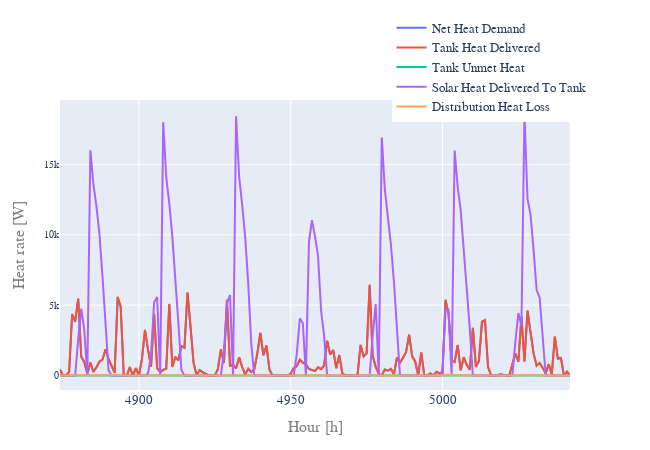

The cell this chart's notebook holds for it:
### Code cell
# first_hour = 4897
# last_hour = 4897 + 5*24

print('month, day, hour:\nData starts at', ts_res_com_new_cold.loc[first_hour, ['month','day', 'hour']].transpose().values, 'and ends at',
ts_res_com_new_cold.loc[last_hour, ['month','day', 'hour']].transpose().values)

# title = 'Community SWH New, Climate Zone ' + str(int(cold_cz))

fig = Plot(data_headers = [r['q_dem'], r['q_del_tank'],r['q_unmet_tank'],r['q_del_sol'],r['q_dist_loss']], \
                 outpath = '', save_image = False, title = '', 
                 label_h = 'Hour [h]', label_v = 'Heat rate [W]',\
                 legend = True, duration_curve = False, margin_l = m_l, margin_b = m_b,\
                 notebook_mode = True, width = w, height = h, fontsize = f, legend_x = 0.65, legend_y = 1.3).\
            series(ts_res_com_new_cold.loc[first_hour + 1 : last_hour + 1,\
                [r['q_dem'], r['q_del_tank'],r['q_unmet_tank'],r['q_del_sol'],r['q_dist_loss']]], \
                 outfile = '', modes = 'lines')

### Figure 1 — Plotly figure (JSON) as saved in the notebook; plotly's stock layout.template omitted (floating-point values rounded to 4 significant figures; data arrays with more than 128 entries replaced by an {"elided": "..."} marker saying what was removed)
{"data": [{"mode": "lines", "name": "Net Heat Demand", "type": "scatter", "x": {"elided": "169 int values"}, "y": {"elided": "169 float values"}}, {"mode": "lines", "name": "Tank Heat Delivered", "type": "scatter", "x": {"elided": "169 int values"}, "y": {"elided": "169 float values"}}, {"mode": "lines", "name": "Tank Unmet Heat", "type": "scatter", "x": {"elided": "169 int values"}, "y": {"elided": "169 int values"}}, {"mode": "lines", "name": "Solar Heat Delivered To Tank", "type": "scatter", "x": {"elided": "169 int values"}, "y": {"elided": "169 float values"}}, {"mode": "lines", "name": "Distribution Heat Loss", "type": "scatter", "x": {"elided": "169 int values"}, "y": {"elided": "169 float values"}}], "layout": {"font": {"family": "arial", "size": 16}, "height": 450, "legend": {"font": {"family": "arial", "size": 12.8}, "x": 0.65, "y": 1.3}, "margin": {"b": 60, "l": 60}, "showlegend": true, "title": {"font": {"family": "arial", "size": 16}, "text": ""}, "width": 650, "xaxis": {"tickfont": {"size": 12.8}, "title": {"font": {"color": "#7f7f7f", "size": 16}, "text": "Hour [h]"}}, "yaxis": {"tickfont": {"size": 9.6}, "title": {"font": {"color": "#7f7f7f", "size": 16}, "text": "Heat rate [W]"}}}}
